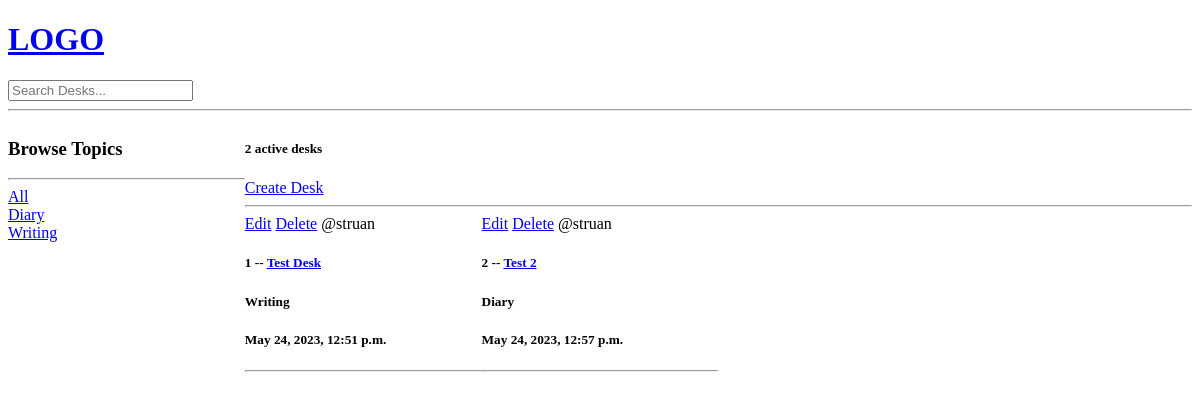
The app's page /, older data.
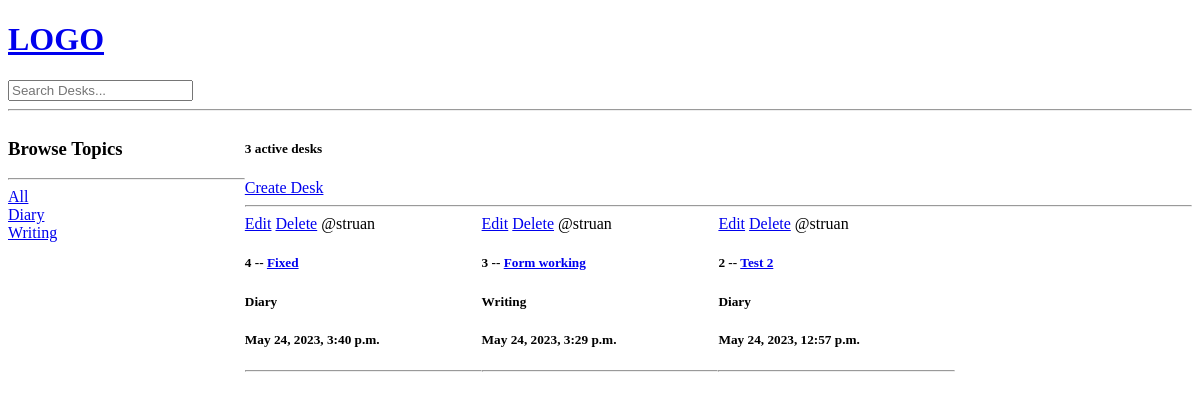
The same page, newer data.
### base/models.py (models this page shows, shortened)
class Topic(models.Model):
	name = models.CharField(max_length=200)
	def __str__(self):
		return self.name

class Desk(models.Model):
	host = models.ForeignKey(User, on_delete=models.SET_NULL, null=True)
	topic = models.ForeignKey(Topic, on_delete=models.SET_NULL, null=True)
	name = models.CharField(max_length=200)
	description = models.TextField(null=True, blank=True)
	updated = models.DateTimeField(auto_now=True)
	created = models.DateTimeField(auto_now_add=True)
	class Meta:
		ordering = ['-updated', '-created']

### base/views.py (the view)
# urls.py: path('', views.home, name="home"),
def home(request):
    q = request.GET.get('q') if request.GET.get('q') != None else ''
    desks = Desk.objects.filter(
        Q(topic__name__icontains=q) |
        Q(name__icontains=q) |
        Q(description__icontains=q)
    )
    topics = Topic.objects.all()
    desk_count = desks.count()
    context = {'desks':desks, 'topics':topics, 'desk_count':desk_count}
    return render(request, 'base/home.html', context)

### base/templates/base/home.html (shortened to what this page needs)
{% extends 'main.html' %}
{% block content %}
<div class="home-container">
	<div>
		<h3>Browse Topics</h3>
		<hr>
		<div>
			<a href="{% url 'home' %}">All</a>
		</div>
		{% for topic in topics %}
			<div>
				<a href="{% url 'home' %}?q={{topic.name}}">{{topic.name}}</a>
			</div>
		{% endfor %}
	</div>
	<div>
		<h5>{{desk_count}} active desks</h5>
		<a href="{% url 'create-desk' %}">Create Desk</a>
		<hr>
		<div class="desk-container">
			{% for desk in desks %}
				<div>
					<a href="{% url 'update-desk' desk.id %}">Edit</a>
					<a href="{% url 'delete-desk' desk.id %}">Delete</a>
					<span>@{{desk.host.username}}</span>
					<h5>{{desk.id}} -- <a href="{% url 'desk' desk.id %}">{{desk.name}}</a></h5>
					<h5>{{desk.topic}}</h5>
					<h5>{{desk.created}}</h5>
					<hr>
				</div>
			{% endfor %}
		</div>
	</div>
</div>
{% endblock content %}

Row changes from the older to the newer data that the page shows:
removed Desk: host.username "struan", id "1", name "Test Desk", topic "Writing", created "May 24, 2023, 12:51 p.m."
added Desk: host.username "struan", id "4", name "Fixed", topic "Diary", created "May 24, 2023, 3:40 p.m."
added Desk: host.username "struan", id "3", name "Form working", topic "Writing", created "May 24, 2023, 3:29 p.m."
Text that changed along with them:
{{ desk_count }}: "2" → "3"
